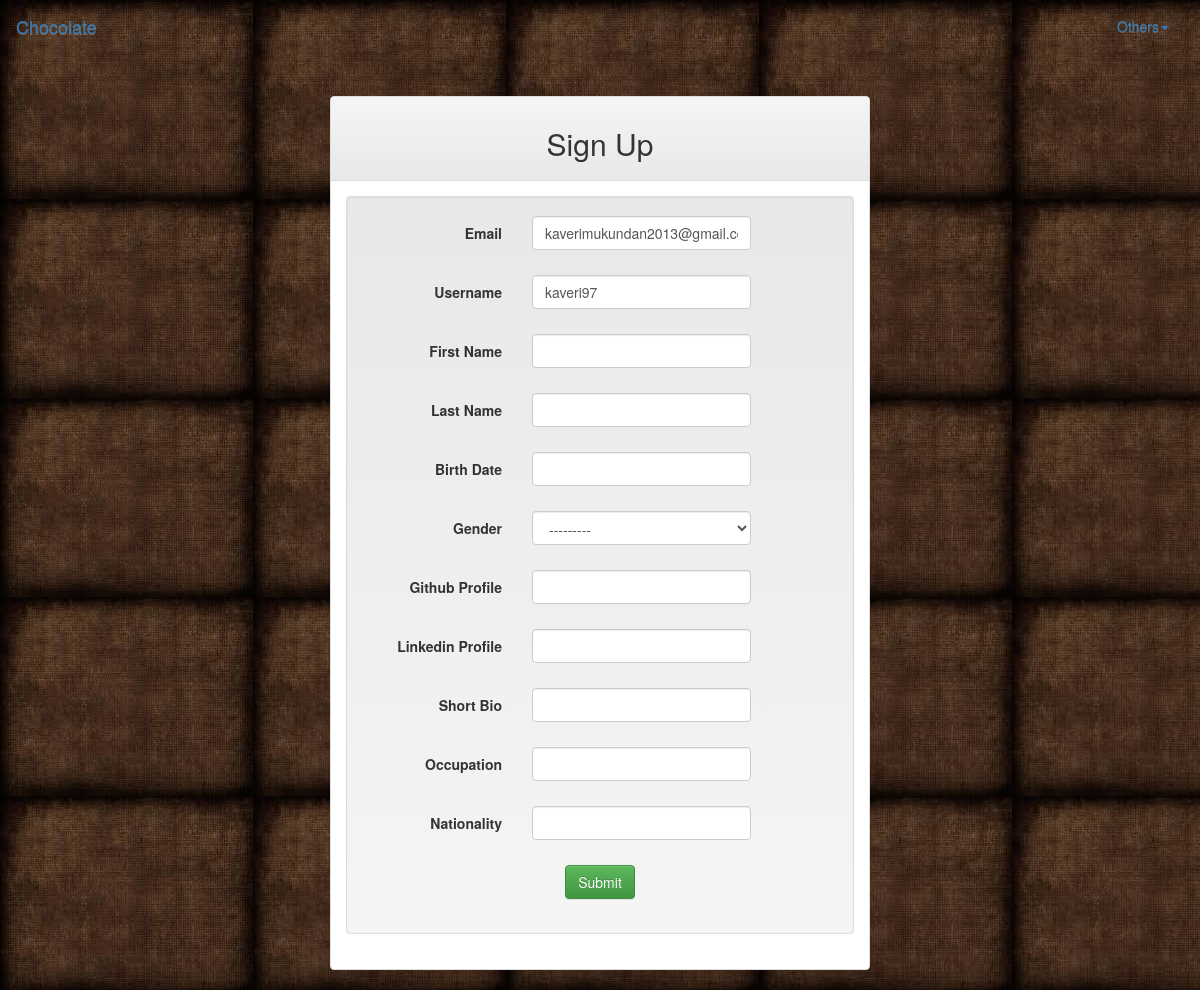
The app's page /register/user/profile/edit/ (signed in), older data.
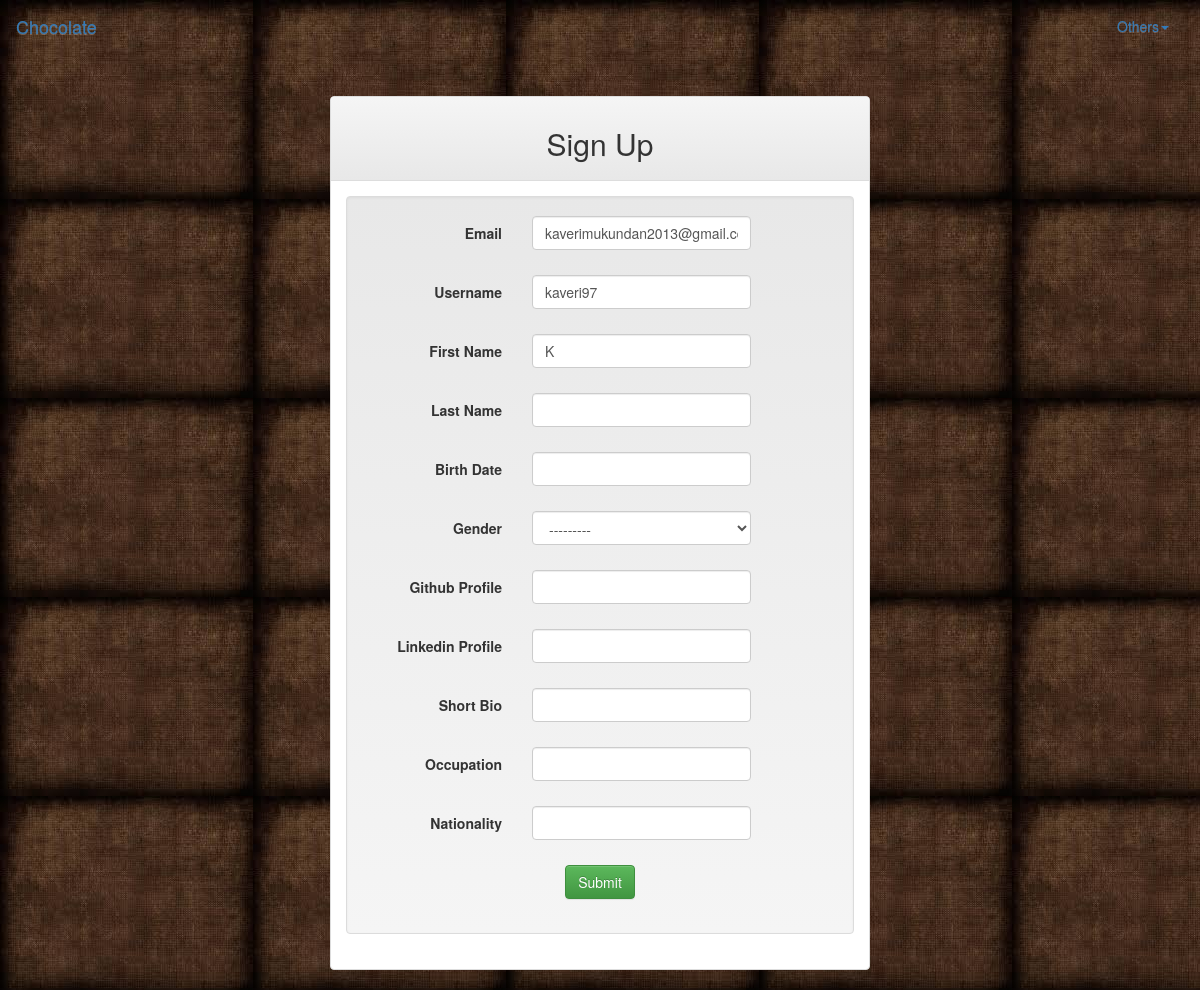
The same page, newer data.
### registration/models.py (models this page shows, shortened)
class User(AbstractBaseUser):
    user_id = models.AutoField(primary_key=True)
    user_first_name = models.CharField(_('First Name'), max_length=32, blank=True, null=True,
                                   validators=[RegexValidator(regex='^[A-Za-z]*$')])
    user_last_name = models.CharField(_('Last Name'), max_length=32, blank=True, null=True,
                                  validators=[RegexValidator(regex='^[A-Za-z]*$')])
    email = models.EmailField(_('Email'), db_index=True, unique=True)
    user_dob = models.DateField(_('Birth Date'), blank=True, null=True)
    user_gender = models.CharField(_('Gender'), max_length=1, choices=GENDER, blank=True, null=True)
    user_github = models.CharField(_('Github Profile'),max_length=100,blank=True )
    user_linkedin = models.CharField(_('Linkedin Profile'),max_length=100,blank=True )
    user_bio = models.CharField(_('Short Bio'), max_length=1000,blank=True )
    user_occupation = models.CharField(_('Occupation'), max_length=100,blank=True )
    user_nationality = models.CharField(_('Nationality'), max_length=100,blank=True )
    date_joined = models.DateTimeField(auto_now_add=True)
    username = models.CharField(_('username'), max_length=32, blank=False, unique=True)
    is_active = models.BooleanField(default=True)
    is_admin = models.BooleanField(default=False)
    objects = MyUserManager()
    USERNAME_FIELD = 'email'
    REQUIRED_FIELDS = ['username']

### registration/views.py (the view)
class UserProfileUpdateView(LoginRequiredMixin, CurrentUserMixin, UpdateView):
    model = User
    fields = user_fields + user_extra_fields
    template_name = 'edit.html'
    success_url = '/register/user/profile/edit/'

### registration/templatetags/register_extras.py (called while the page is built)
@register.filter(name='addcss')
def addcss(field, css):
    return field.as_widget(attrs={"class":css})

### registration/views.py (called while the page is built)
    def get_object(self, *args, **kwargs):
        try:
            obj = super(CurrentUserMixin, self).get_object(*args, **kwargs)
        except AttributeError:
            obj = self.request.user
        return obj

### registration/templates/edit.html (shortened to what this page needs)
{% load staticfiles %}
{% load register_extras %}
<head>
    <link rel="stylesheet" href="{%  static 'css/bootstrap.min.css' %}">
    <link rel="stylesheet" href="{%   static 'css/bootstrap-theme.min.css' %}"integrity="sha384-fLW2N01lMqjakBkx3l/M9EahuwpSfeNvV63J5ezn3uZzapT0u7EYsXMjQV+0En5r">
</head>
<body background="{%  static '3.jpg' %}">
<nav class="navbar navbar-Success">
        <div class="container-fluid">
            <div class="navbar-header">
                <a class="navbar-brand" href="#">Chocolate</a>
            </div>
            <div class="collapse navbar-collapse" id="bs-example-navbar-collapse-1">
                <ul class="nav navbar-nav navbar-right">
                    <li class="dropdown">
                        <a href="#" class="dropdown-toggle" data-toggle="dropdown" role="button" aria-haspopup="true" aria-expanded="false">Others<span class="caret"></span></a>
                    </li>
                </ul>
            </div>
        </div>
    </nav>
</body>
    <div class="container" style="padding-top:2%;">
        <div class="col-md-6 col-md-offset-3">
            <div class="panel panel-default">
                <div class="panel-heading">
                    <h2 style="text-align: center">Sign Up</h2>
                </div>
                <div class="panel-body">
                    <form class="form-horizontal well" id="registerForm" method="POST"
                          enctype="multipart/form-data" >
                        <fieldset>
                            {% csrf_token %} {% load tz %}
                            {% for field in form.visible_fields %}
                                <div id="div_{{ field.html_name }}"
                                     class="form-group{% if field.errors %} has-error{% endif%}">
                                    <label class="col-sm-4 control-label" for="{{ field.id_for_label }}">
                                        {{ field.label }}
                                    </label>
                                    <div class="col-md-6 cnt-inpt">
                                        {{ field|addcss:"form-control" }}
                                    </div>
                                </div>
                            {% endfor %}
                            <div class="form-group" style="text-align:center">
                                <a href="#tf-courses">
                                    <button type="submit" data-loading-text="Creating request..."
                                            class="btn btn-success solution_buttons">Submit  </button></a>
                            </div>
                            </fieldset>
                        </form>
                </div>
            </div>
        </div>
    </div>

Row changes from the older to the newer data that the page shows:
changed User "kaverimukundan2013@gmail.com": user_first_name (not shown) → "K"
